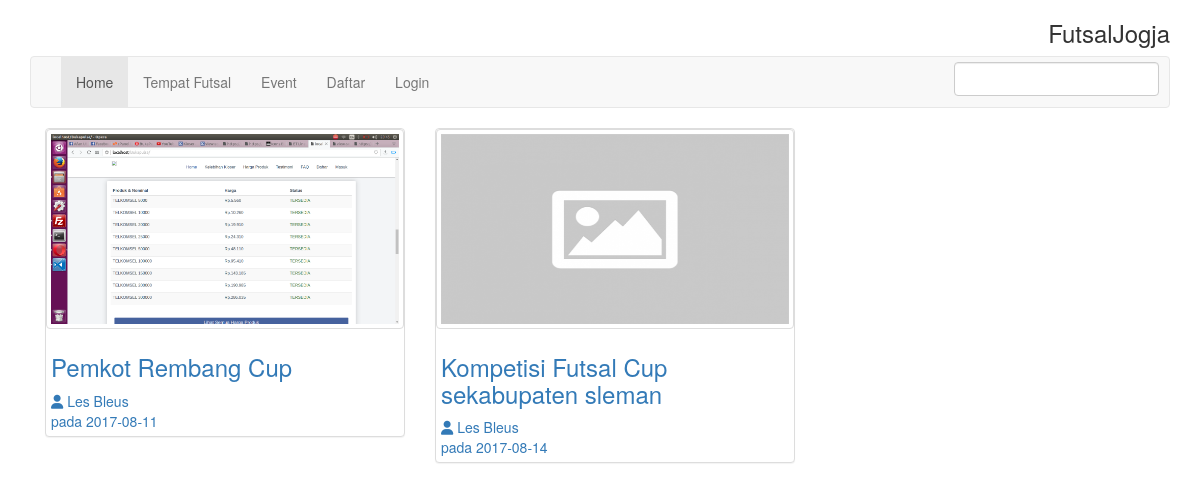
Page /index.php?p=event on the committed database.
### tables this page shows
CREATE TABLE `agenda` (
  `id` int(11) NOT NULL,
  `id_owner` int(11) DEFAULT NULL,
  `judul` varchar(100) DEFAULT NULL,
  `isiagenda` text,
  `tanggal_posting` date DEFAULT NULL,
  `tanggal_kegiatan` date DEFAULT NULL,
  `foto_agenda` varchar(20) DEFAULT NULL
);

CREATE TABLE `owner_futsal` (
  `id_owner` int(11) NOT NULL,
  `username_owner` varchar(30) DEFAULT NULL,
  `password_owner` varchar(32) DEFAULT NULL,
  `nama_owner` varchar(30) DEFAULT NULL,
  `telp` varchar(50) DEFAULT NULL,
  `nama_futsal` varchar(50) DEFAULT NULL,
  `alamat_futsal` varchar(500) DEFAULT NULL,
  `fasilitas` varchar(300) DEFAULT NULL,
  `info_futsal` text,
  `foto_futsal` varchar(20) DEFAULT NULL,
  `status_aktif` enum('0','1') DEFAULT NULL
);

### includes/event/read.php (the view)
<?php if (@$_SESSION['type']=='owner'): ?>
	<div class="pull-right">
	<a href="index.php?p=event&act=add">
		<button class="btn btn-primary">Tambah</button>
	</a>
</div>
<?php if (isset($_SESSION['info'])): ?>
	<?php echo $_SESSION['info']; ?>
<?php unset($_SESSION['info']); endif; ?>
<table class="table table-hover">
	<thead>
		<th>#</th>
		<th>Judul</th>
		<th>Aksi</th>
	</thead>
	<?php
	$id = $_SESSION['id_user'];
	$query = mysqli_query($conn,"select * from agenda where id_owner = '$id'");
	$no = 1;
	while ($d = mysqli_fetch_object($query)) {
?>
	<tr>
		<td><?php echo $no++; ?></td>
		<td><a href="index.php?p=event&act=detail&id=<?php echo $d->id; ?>"><?php echo $d->judul; ?></a></td>
		<td><a href="index.php?p=event&act=edit&id=<?php echo $d->id; ?>"><button class="btn btn-success"> Edit</button></a></td>
	</tr>
<?php		}
	 ?>
</table>
<?php else: ?>
<div class="container">
		<div class="row">
			<?php
			$q = mysqli_query($conn,"select * from agenda left join owner_futsal on agenda.id_owner = owner_futsal.id_owner ");
			while ($d = mysqli_fetch_object($q)) {
				?>
				<a href="index.php?p=event&act=detail&id=<?php echo $d->id; ?>">
				<div class="col-lg-4" style="height: 300px;">
						<div class="panel panel-default">
						<?php if ($d->foto_agenda == "" || $d->foto_agenda == null || !file_exists("uploads/".$d->foto_agenda)): ?>
							<img src="assets/img/not-found.png" class="img img-thumbnail" style="height: 200px;width: 100%;">
							<?php else: ?>
							<img src="uploads/<?php echo $d->foto_agenda; ?>" class="img img-thumbnail" style="height: 200px;width: 100%;">
						<?php endif ?>
							<div style="padding: 5px;">
								<h3><?php echo $d->judul; ?></h3>
								<i class="fa fa-user"></i> <?php echo $d->nama_futsal; ?> <br>
									pada <?php echo $d->tanggal_posting; ?>
							</div>
						</div>
				</div>
				</a>
<?php							}
			?>
		</div>
</div>
<?php endif ?>

### index.php (shortened to what this page needs)
<html>
<head>
	<link rel="stylesheet" type="text/css" href="assets/css/bootstrap.min.css">
	<link rel="stylesheet" type="text/css" href="https://getbootstrap.com/examples/navbar/navbar.css">
	<link rel="stylesheet" href="//cdnjs.cloudflare.com/ajax/libs/timepicker/1.3.5/jquery.timepicker.min.css">
	<link rel="stylesheet" type="text/css" href="http://bootstrap-wysiwyg.github.io/bootstrap3-wysiwyg/dist/bootstrap3-wysihtml5.min.css">
	<link rel="stylesheet" type="text/css" href="http://bootstrap-wysiwyg.github.io/bootstrap3-wysiwyg/components/components-font-awesome/css/font-awesome.min.css">
</head>
<body>
    <div class="container">
    		<div class="row">
    			<div class="col-lg-12">
    				<div class="pull-right">
    					<h3>FutsalJogja</h3>
    				</div>
    			</div>
    		</div>
      <nav class="navbar navbar-default">
        <div class="container-fluid">
          <div id="navbar" class="navbar-collapse collapse">
            <ul class="nav navbar-nav">
            <?php if (empty(@$_SESSION['username']) || empty(@$_SESSION['password'])): ?>
            	              <li class="active"><a href="index.php">Home</a></li>
              <li><a href="<?php echo "index.php?p=tempat-futsal"; ?>">Tempat Futsal</a></li>
              <li><a href="index.php?p=event">Event</a></li>
				<li><a href="<?php echo 'index.php?p=daftar' ?>">Daftar</a></li>
              <li><a href="index.php?p=login">Login</a></li>
            <?php endif ?>
            </ul>
            <ul class="nav navbar-nav navbar-right">
              <li>
              <input type="text" name="" class="form-control" style="margin: 5px;">
              </li>
            </ul>
          </div>
        </div>
      </nav>
      <?php
include('includes/pages.php');
       ?>
    </div>
</body>
</html>

### includes/pages.php (shortened to what this page needs)
<?php
$p = @$_GET['p'];
switch ($p) {
		case 'event':
	include('event.php');
	break;
}

### includes/event.php (shortened to what this page needs)
<?php
switch (@$_GET['act']) {
	default:
	include('event/read.php');
		break;
}
 ?>

### rows in the picture
agenda: foto_agenda (picture), judul "Pemkot Rembang Cup", id_owner.nama_futsal "Les Bleus", tanggal_posting "2017-08-11"
agenda: judul "Kompetisi Futsal Cup sekabupaten sleman", id_owner.nama_futsal "Les Bleus", tanggal_posting "2017-08-14"
